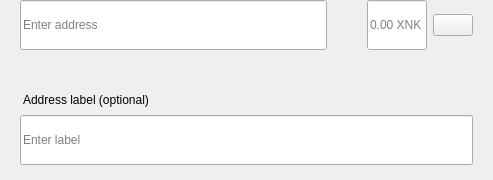
<?xml version="1.0" encoding="UTF-8"?>
<ui version="4.0">
 <class>SendMultiRow</class>
 <widget class="QWidget" name="SendMultiRow">
  <property name="geometry">
   <rect>
    <x>0</x>
    <y>0</y>
    <width>493</width>
    <height>180</height>
   </rect>
  </property>
  <property name="minimumSize">
   <size>
    <width>0</width>
    <height>0</height>
   </size>
  </property>
  <property name="maximumSize">
   <size>
    <width>16777215</width>
    <height>16777215</height>
   </size>
  </property>
  <property name="windowTitle">
   <string>Form</string>
  </property>
  <layout class="QVBoxLayout" name="verticalLayout_3">
   <property name="spacing">
    <number>0</number>
   </property>
   <property name="leftMargin">
    <number>0</number>
   </property>
   <property name="topMargin">
    <number>0</number>
   </property>
   <property name="rightMargin">
    <number>20</number>
   </property>
   <property name="bottomMargin">
    <number>5</number>
   </property>
   <item alignment="Qt::AlignTop">
    <widget class="QWidget" name="widget" native="true">
     <property name="sizePolicy">
      <sizepolicy hsizetype="Expanding" vsizetype="Maximum">
       <horstretch>0</horstretch>
       <verstretch>0</verstretch>
      </sizepolicy>
     </property>
     <property name="minimumSize">
      <size>
       <width>0</width>
       <height>60</height>
      </size>
     </property>
     <property name="maximumSize">
      <size>
       <width>16777215</width>
       <height>85</height>
      </size>
     </property>
     <layout class="QHBoxLayout" name="horizontalLayout" stretch="6,0,2">
      <property name="spacing">
       <number>0</number>
      </property>
      <property name="leftMargin">
       <number>8</number>
      </property>
      <property name="topMargin">
       <number>0</number>
      </property>
      <property name="rightMargin">
       <number>0</number>
      </property>
      <property name="bottomMargin">
       <number>0</number>
      </property>
      <item alignment="Qt::AlignTop">
       <widget class="QStackedWidget" name="stackedAddress">
        <property name="minimumSize">
         <size>
          <width>0</width>
          <height>50</height>
         </size>
        </property>
        <property name="maximumSize">
         <size>
          <width>16777215</width>
          <height>50</height>
         </size>
        </property>
        <widget class="QWidget" name="page_4">
         <property name="sizePolicy">
          <sizepolicy hsizetype="Expanding" vsizetype="Preferred">
           <horstretch>0</horstretch>
           <verstretch>0</verstretch>
          </sizepolicy>
         </property>
         <property name="minimumSize">
          <size>
           <width>0</width>
           <height>50</height>
          </size>
         </property>
         <property name="maximumSize">
          <size>
           <width>16777215</width>
           <height>55</height>
          </size>
         </property>
         <layout class="QVBoxLayout" name="verticalLayout_7">
          <property name="spacing">
           <number>0</number>
          </property>
          <property name="leftMargin">
           <number>12</number>
          </property>
          <property name="topMargin">
           <number>0</number>
          </property>
          <property name="rightMargin">
           <number>0</number>
          </property>
          <property name="bottomMargin">
           <number>0</number>
          </property>
          <item>
           <widget class="QLineEdit" name="lineEditAddress">
            <property name="minimumSize">
             <size>
              <width>0</width>
              <height>50</height>
             </size>
            </property>
            <property name="maximumSize">
             <size>
              <width>16777215</width>
              <height>50</height>
             </size>
            </property>
            <property name="placeholderText">
             <string>Enter address</string>
            </property>
           </widget>
          </item>
         </layout>
        </widget>
        <widget class="QWidget" name="page_3"/>
       </widget>
      </item>
      <item>
       <spacer name="horizontalSpacer_3">
        <property name="orientation">
         <enum>Qt::Horizontal</enum>
        </property>
        <property name="sizeType">
         <enum>QSizePolicy::Fixed</enum>
        </property>
        <property name="sizeHint" stdset="0">
         <size>
          <width>40</width>
          <height>20</height>
         </size>
        </property>
       </spacer>
      </item>
      <item>
       <layout class="QHBoxLayout" name="horizontalLayout_2">
        <property name="spacing">
         <number>6</number>
        </property>
        <item alignment="Qt::AlignTop">
         <widget class="QLineEdit" name="lineEditAmount">
          <property name="sizePolicy">
           <sizepolicy hsizetype="Expanding" vsizetype="Preferred">
            <horstretch>0</horstretch>
            <verstretch>0</verstretch>
           </sizepolicy>
          </property>
          <property name="minimumSize">
           <size>
            <width>0</width>
            <height>50</height>
           </size>
          </property>
          <property name="maximumSize">
           <size>
            <width>16777215</width>
            <height>50</height>
           </size>
          </property>
          <property name="maxLength">
           <number>17</number>
          </property>
          <property name="alignment">
           <set>Qt::AlignLeading|Qt::AlignLeft|Qt::AlignVCenter</set>
          </property>
          <property name="placeholderText">
           <string notr="true">0.00 XNK</string>
          </property>
         </widget>
        </item>
        <item>
         <layout class="QVBoxLayout" name="verticalLayout">
          <property name="topMargin">
           <number>14</number>
          </property>
          <property name="bottomMargin">
           <number>0</number>
          </property>
          <item alignment="Qt::AlignTop">
           <widget class="QPushButton" name="btnMenu">
            <property name="minimumSize">
             <size>
              <width>0</width>
              <height>0</height>
             </size>
            </property>
            <property name="maximumSize">
             <size>
              <width>16777215</width>
              <height>16777215</height>
             </size>
            </property>
            <property name="focusPolicy">
             <enum>Qt::NoFocus</enum>
            </property>
            <property name="text">
             <string/>
            </property>
           </widget>
          </item>
         </layout>
        </item>
       </layout>
      </item>
     </layout>
    </widget>
   </item>
   <item>
    <widget class="QWidget" name="layoutLabel" native="true">
     <property name="minimumSize">
      <size>
       <width>0</width>
       <height>0</height>
      </size>
     </property>
     <property name="maximumSize">
      <size>
       <width>16777215</width>
       <height>16777215</height>
      </size>
     </property>
     <layout class="QVBoxLayout" name="verticalLayout_9">
      <property name="spacing">
       <number>6</number>
      </property>
      <property name="leftMargin">
       <number>20</number>
      </property>
      <property name="topMargin">
       <number>0</number>
      </property>
      <property name="rightMargin">
       <number>0</number>
      </property>
      <property name="bottomMargin">
       <number>10</number>
      </property>
      <item>
       <spacer name="verticalSpacer">
        <property name="orientation">
         <enum>Qt::Vertical</enum>
        </property>
        <property name="sizeType">
         <enum>QSizePolicy::Fixed</enum>
        </property>
        <property name="sizeHint" stdset="0">
         <size>
          <width>20</width>
          <height>20</height>
         </size>
        </property>
       </spacer>
      </item>
      <item>
       <widget class="QLabel" name="labelSubtitleDescription">
        <property name="styleSheet">
         <string notr="true">margin-bottom:2px;
margin-left:0.05px;
padding:0px;</string>
        </property>
        <property name="text">
         <string>Address label (optional)</string>
        </property>
       </widget>
      </item>
      <item>
       <widget class="QLineEdit" name="lineEditDescription">
        <property name="minimumSize">
         <size>
          <width>0</width>
          <height>50</height>
         </size>
        </property>
        <property name="maximumSize">
         <size>
          <width>16777215</width>
          <height>50</height>
         </size>
        </property>
        <property name="placeholderText">
         <string>Enter label</string>
        </property>
       </widget>
      </item>
     </layout>
    </widget>
   </item>
  </layout>
 </widget>
 <resources/>
 <connections/>
</ui>
